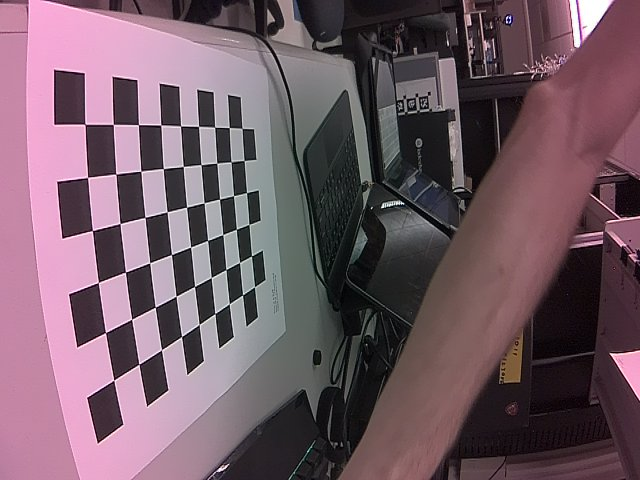
#> input picture Spring2022/img_fisheye_160/nvcamtest_9041_s00_00001.jpg, 640 x 480 px
$ python undistort.py img_fisheye_160/nvcamtest_9041_s00_00001.jpg   (older library calls are emulated)
#> lines starting #> are read from the running program, lines starting #| are printed output that depends on the picture
'''
Takes in an image as a parameter:

Undistorts said image based on parameters given below
'''
import numpy as np
import sys
import cv2
# You should replace these 3 lines with the output in calibration step
DIM=(640, 480)
K=np.array([[395.2474957410931, 0.0, 313.5019461730335], [0.0, 527.3954916199217, 196.37742657771022], [0.0, 0.0, 1.0]])
D=np.array([[-0.03798599445910202], [0.020273631739096985], [-0.00890488243952009], [-0.03915599454217283]])
def undistort(img_path):
    img = cv2.imread(img_path)
#> img is the input picture: shape (480, 640, 3); mean B, G, R 101.2, 90.8, 113.8
    h,w = img.shape[:2]
#> h = 480; w = 640
    map1, map2 = cv2.fisheye.initUndistortRectifyMap(K, D, np.eye(3), K, DIM, cv2.CV_16SC2)
    undistorted_img = cv2.remap(img, map1, map2, interpolation=cv2.INTER_LINEAR, borderMode=cv2.BORDER_CONSTANT)
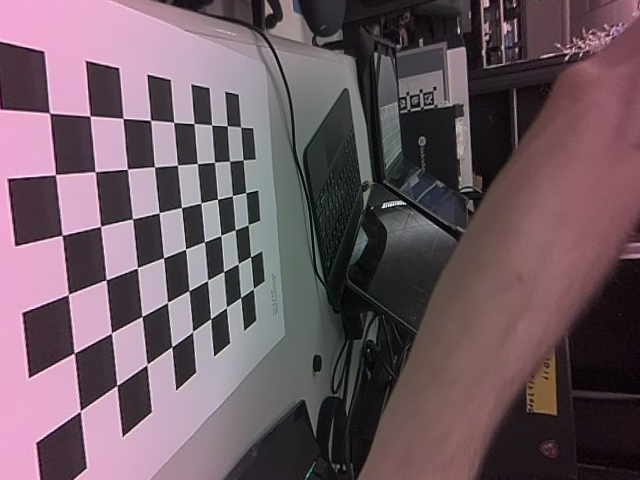
#> undistorted_img: shape (480, 640, 3); mean B, G, R 98.4, 90, 109
    cv2.imshow("undistorted", undistorted_img)
    cv2.waitKey(0)
    cv2.destroyAllWindows()
if __name__ == '__main__':
    for p in sys.argv[1:]:
        undistort(p)

$ run again, on Spring2022/img_fisheye_160/nvcamtest_9041_s00_00003.jpg
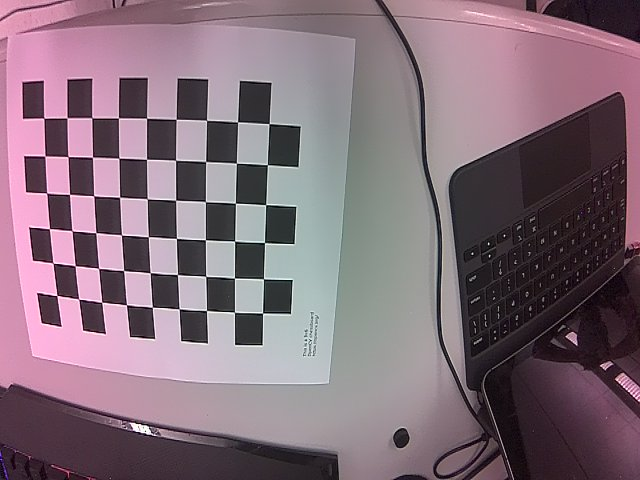
#> input picture Spring2022/img_fisheye_160/nvcamtest_9041_s00_00003.jpg, 640 x 480 px
#> in undistort, img is the input picture: shape (480, 640, 3); mean B, G, R 120.8, 110, 130
#> in undistort, `undistorted_img = cv2.remap(img, map1, map2, interpolation=cv2.INTER_L..`:
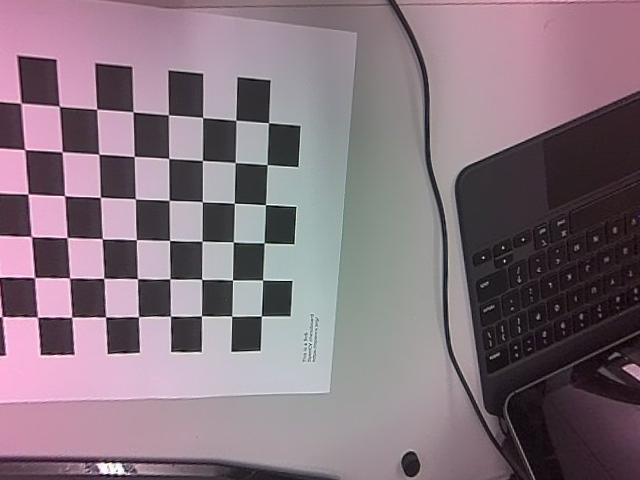
#> undistorted_img: shape (480, 640, 3); mean B, G, R 125.9, 116.3, 133.1

$ run again, on Spring2022/img_fisheye_160/nvcamtest_9041_s00_00004.jpg
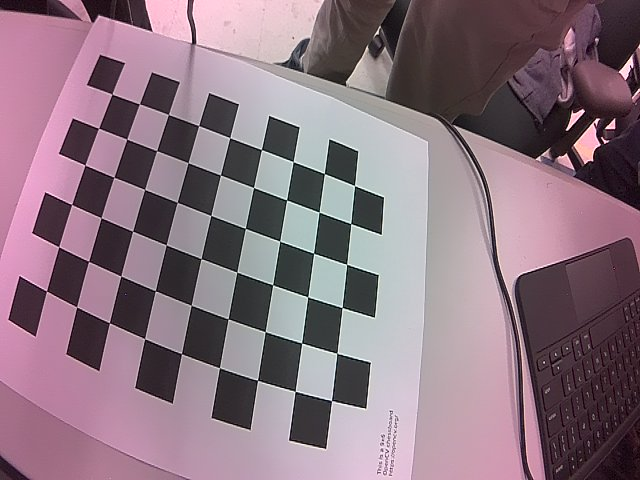
#> input picture Spring2022/img_fisheye_160/nvcamtest_9041_s00_00004.jpg, 640 x 480 px
#> in undistort, img is the input picture: shape (480, 640, 3); mean B, G, R 128, 116.6, 138.5
#> in undistort, `undistorted_img = cv2.remap(img, map1, map2, interpolation=cv2.INTER_L..`:
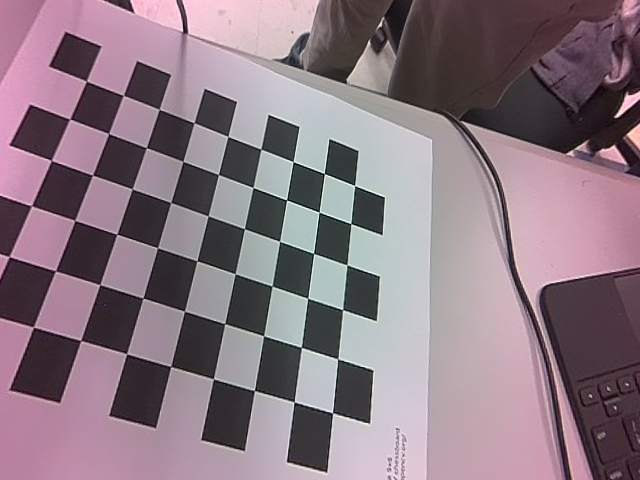
#> undistorted_img: shape (480, 640, 3); mean B, G, R 130, 120.3, 138.4

$ run again, on Spring2022/img_fisheye_160/nvcamtest_9041_s00_00005.jpg
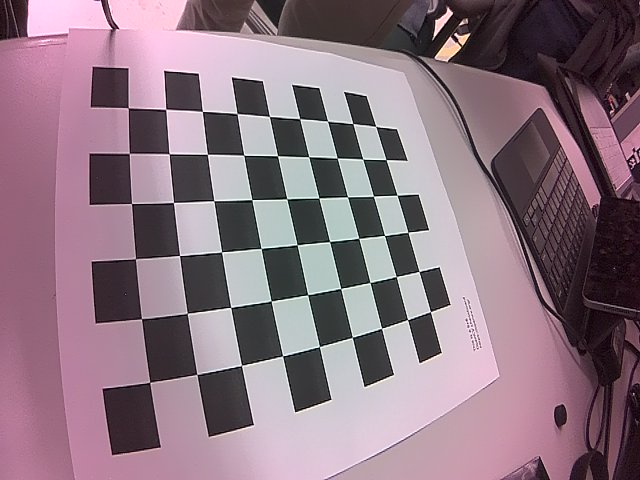
#> input picture Spring2022/img_fisheye_160/nvcamtest_9041_s00_00005.jpg, 640 x 480 px
#> in undistort, img is the input picture: shape (480, 640, 3); mean B, G, R 128.9, 117.2, 139.7
#> in undistort, `undistorted_img = cv2.remap(img, map1, map2, interpolation=cv2.INTER_L..`:
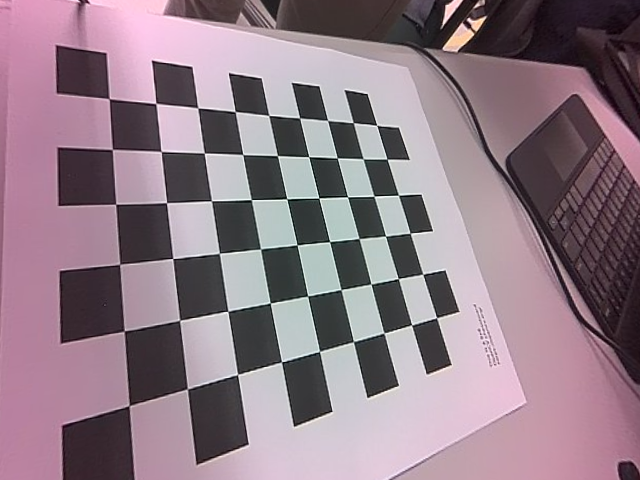
#> undistorted_img: shape (480, 640, 3); mean B, G, R 134.4, 123.8, 143.6
